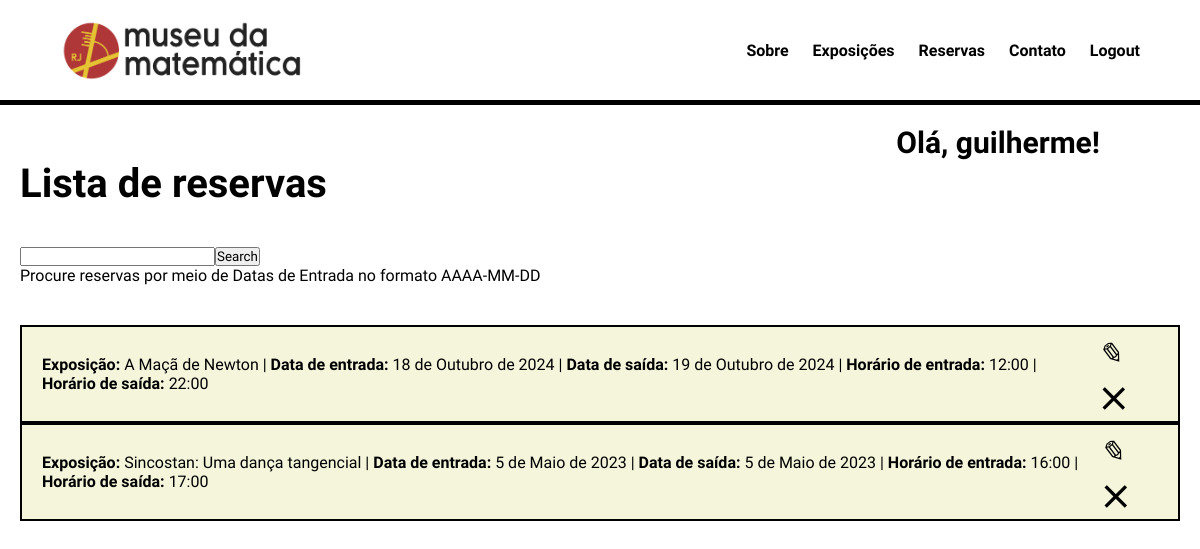
Before: /lista-reservas/ (signed in) with the older database file.
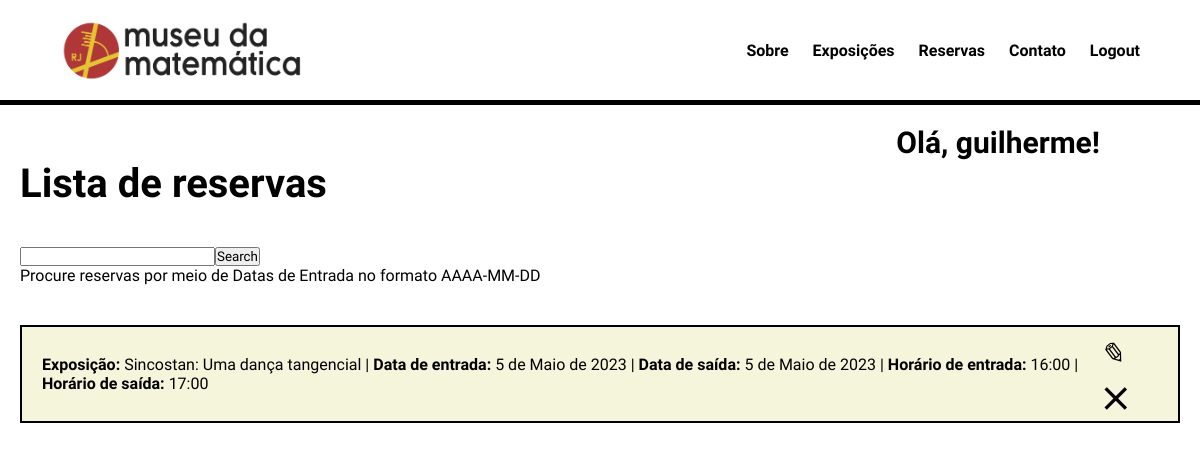
After: the same page with the newer database file.
### museu_matematica/models.py (models this page shows)
class Reserva(models.Model):
    user = models.ForeignKey(User, on_delete = models.CASCADE, null = True, blank = True)
    exposicao = models.ForeignKey(Exposicao, on_delete = models.CASCADE, null = True, blank = True)
    dataEntrada = models.DateField(verbose_name = 'Data de entrada', help_text = 'Utilize o formato AAAA-MM-DD')
    dataSaida =  models.DateField(verbose_name = 'Data de saída', help_text = 'Utilize o formato AAAA-MM-DD')
    horarioEntrada = models.TimeField(verbose_name = 'Horário de entrada', help_text = 'Utilize o formato HH:MM')
    horarioSaida = models.TimeField(verbose_name = 'Horário de saída', help_text = 'Utilize o formato HH:MM')
    def __str__(self):
        return str(self.user) + ' - ' + str(self.exposicao) + ' - ' + str(self.dataEntrada)

class Exposicao(models.Model):
    titulo = models.CharField(max_length=300)
    descricao = models.CharField(max_length=1000)
    def __str__(self):
        return str(self.titulo)

### museu_matematica/views.py (the view)
# urls.py: path('lista-reservas/', ReservaListView.as_view(), name="lista-reservas"),
class ReservaListView(LoginRequiredMixin, ListView):
    model = Reserva
    template_name = 'museu_matematica/lista-reservas.html'
    context_object_name = 'reservas'
    success_url = reverse_lazy("lista-reservas")
    def get_context_data(self, **kwargs):
        context = super().get_context_data(**kwargs)
        if not self.request.user.is_superuser:
            context['reservas'] = context['reservas'].filter(user = self.request.user) # Apenas os itens do usuário logado (se for admin, vê todos)
        search_input = self.request.GET.get('search-area') or ''
        if search_input:
            context['reservas'] = context['reservas'].filter(dataEntrada__exact=search_input)
        context['search_input'] = search_input
        print(context)
        return context

### museu_matematica/templates/museu_matematica/lista-reservas.html (shortened to what this page needs)
{% load static %}
    <!DOCTYPE html>
    <html lang="pt-BR">
    <head>
        <link rel="stylesheet" href="{% static 'museu-matematica/css/styles.css' %}">
        </head>
    <body>
        {% include 'museu_matematica/header.html' %}
        <div class ="hellotext_wrapper">
            <h3 class="hellotext">Olá, {% firstof user.username %}!</h3>
            <h2 class="reservas-text">Lista de reservas</h2>
        </div>
        <div id="search-add-wrapper">
            <form method="GET" style="display: flex;">
                <input id="dataEntrada" type="text" name="search-area" value="{{search_input}}">
                <input class="button" type="submit" value="Search">
            </form>
            <p>Procure reservas por meio de Datas de Entrada no formato AAAA-MM-DD</p>
        </div>
        <div class="reserva-items-wrapper">
            {% for reserva in reservas %}
                <div class="reserva-wrapper">
                    <div class ="reserva-descricao">
                        <span>Exposição: </span> {{reserva.exposicao}} |
                        <span>Data de entrada: </span> {{reserva.dataEntrada}} |
                        <span>Data de saída: </span> {{reserva.dataSaida}} |
                        <span>Horário de entrada: </span> {{reserva.horarioEntrada}} |
                        <span>Horário de saída: </span> {{reserva.horarioSaida}}
                    </div>
                    <div class = "reserva-buttons">
                        <a href="{% url 'reserva-editar' pk=reserva.id %}"><i class="material-icons" style="font-size:30px">&#9998;</i></a>
                        <a class="delete-link" href="{% url 'reserva-delete' pk=reserva.id %}">&#10799;</a>
                    </div>
                </div>
            {% empty %}
            <div class="reserva-wrapper">
                <h3>Não há nenhuma reserva efetuada.</h3>
            </div>
            {% endfor %}
        </div>
    </body>
    </html>

Changed rows visible on the page:
removed Reserva: exposicao "A Maçã de Newton", dataEntrada "18 de Outubro de 2024", dataSaida "19 de Outubro de 2024", horarioEntrada "12:00", horarioSaida "22:00"
